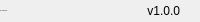
              <widget class="QFrame" name="bottomBar">
               <property name="minimumSize">
                <size>
                 <width>0</width>
                 <height>22</height>
                </size>
               </property>
               <property name="maximumSize">
                <size>
                 <width>16777215</width>
                 <height>22</height>
                </size>
               </property>
               <property name="frameShape">
                <enum>QFrame::NoFrame</enum>
               </property>
               <property name="frameShadow">
                <enum>QFrame::Raised</enum>
               </property>
               <layout class="QHBoxLayout" name="horizontalLayout_5">
                <property name="spacing">
                 <number>0</number>
                </property>
                <property name="leftMargin">
                 <number>0</number>
                </property>
                <property name="topMargin">
                 <number>0</number>
                </property>
                <property name="rightMargin">
                 <number>0</number>
                </property>
                <property name="bottomMargin">
                 <number>0</number>
                </property>
                <item>
                 <widget class="QLabel" name="creditsLabel">
                  <property name="maximumSize">
                   <size>
                    <width>16777215</width>
                    <height>16</height>
                   </size>
                  </property>
                  <property name="font">
                   <font>
                    <family>Segoe UI</family>
                    <pointsize>-1</pointsize>
                    <italic>false</italic>
                    <bold>false</bold>
                   </font>
                  </property>
                  <property name="text">
                   <string>By: Gunhee Kim</string>
                  </property>
                  <property name="alignment">
                   <set>Qt::AlignLeading|Qt::AlignLeft|Qt::AlignVCenter</set>
                  </property>
                 </widget>
                </item>
                <item>
                 <widget class="QLabel" name="version">
                  <property name="text">
                   <string>v1.0.0</string>
                  </property>
                  <property name="alignment">
                   <set>Qt::AlignRight|Qt::AlignTrailing|Qt::AlignVCenter</set>
                  </property>
                 </widget>
                </item>
                <item>
                 <widget class="QFrame" name="frame_size_grip">
                  <property name="minimumSize">
                   <size>
                    <width>20</width>
                    <height>0</height>
                   </size>
                  </property>
                  <property name="maximumSize">
                   <size>
                    <width>20</width>
                    <height>16777215</height>
                   </size>
                  </property>
                  <property name="frameShape">
                   <enum>QFrame::NoFrame</enum>
                  </property>
                  <property name="frameShadow">
                   <enum>QFrame::Raised</enum>
                  </property>
                 </widget>
                </item>
               </layout>
              </widget>
